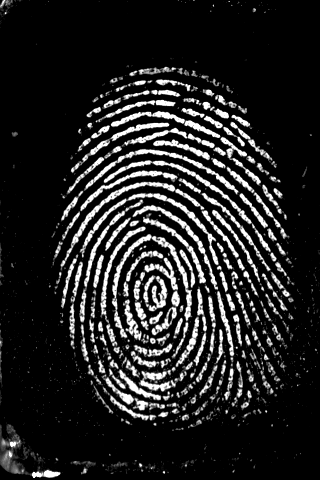
#> input picture FingerPrint Recognition/1.bmp, 320 x 480 px, found by its file name
$ python main.py   (older library calls are emulated)
#> lines starting #> are read from the running program, lines starting #| are printed output that depends on the picture; after the words box and inside, x2 and y2 are one past the last pixel; in counts of white or black regions, pixels touching at a corner belong together
### FingerPrint Recognition/a_acquire.py
import cv2

def acquire_from_file(file_path, view=False):
#> called with file_path = './test-data/1.bmp', view = False
    fingerprint = cv2.imread(file_path)
#> fingerprint is the input picture: shape (480, 320, 3); min 0, max 255, mean 35.3
#> call 2 of acquire_from_file, with file_path = './test-data/2.png', view = False
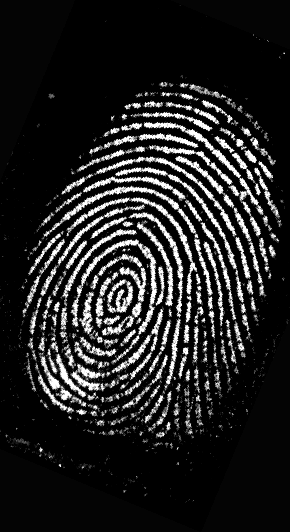
#> input picture FingerPrint Recognition/2.png, 290 x 532 px, found by its file name
#> in acquire_from_file, fingerprint is the input picture: shape (532, 290, 3); min 0, max 255, mean 34.9

    if view:
        cv2.imshow('press any key', fingerprint)
        cv2.waitKey(0)

    print('[INFO] Acquired fingerprint from file.')
    return fingerprint

### FingerPrint Recognition/b_enhance.py
import math
import numpy
import cv2
import scipy.ndimage
import skimage.morphology
from skimage.filters import gabor_kernel


FINGERPRINT_HEIGHT = 352

FINGERPRINT_BLOCK = 16

FINGERPRINT_MASK_TRSH = 0.25

RIDGE_ORIENTATION_STEP = numpy.pi / 16
RIDGE_ORIENTATIONS = numpy.arange(-numpy.pi, numpy.pi + RIDGE_ORIENTATION_STEP, RIDGE_ORIENTATION_STEP)

WAVELENGTH_RATIO = 0.25

GABOR_OUTPUT_BIN_TRSH = -0.2

def __rotate_and_crop(image, rad_angle):
    h, w = image.shape

    degree_angle = 360.0 - (180.0 * rad_angle / numpy.pi)
    rotated = scipy.ndimage.rotate(image, degree_angle, reshape=False)

    crop_size = int(h / numpy.sqrt(2))
    crop_start = int((h - crop_size) / 2.0)

    rotated = rotated[crop_start: crop_start + crop_size, crop_start: crop_start + crop_size]
    return rotated

def _01_preprocess(fingerprint, output_height, dark_ridges=True, view=False):
#> called with output_height = 352, dark_ridges = False, view = False
    if len(fingerprint.shape) > 2 and fingerprint.shape[2] > 1:
        fingerprint = cv2.cvtColor(fingerprint, cv2.COLOR_BGR2GRAY)
#> fingerprint: shape (480, 320)

    aspect_ratio = float(fingerprint.shape[0]) / fingerprint.shape[1]
    width = int(round(output_height / aspect_ratio))
    fingerprint = cv2.resize(fingerprint, (width, output_height))
#> fingerprint: shape (352, 235)

    if not dark_ridges:
        fingerprint = abs(255 - fingerprint)

    fingerprint = cv2.equalizeHist(fingerprint, fingerprint)

    if view:
        cv2.imshow('Preprocessing, press any key.', fingerprint)
        cv2.waitKey(0)

    print('[INFO] Preprocessed fingerprint.')
    return fingerprint

def _02_segment(fingerprint, block_size, std_threshold, view=False):
#> called with block_size = 16, std_threshold = 0.25, view = False
    h, w = fingerprint.shape

    fingerprint = (fingerprint - numpy.mean(fingerprint)) / numpy.std(fingerprint)

    mask = numpy.zeros((h, w), numpy.uint8)

    block_step = int(block_size / 2.0)
    for row in range(h):
        for col in range(w):
            block = fingerprint[max(0, row - block_step):min(row + block_step + 1, h),
                    max(0, col - block_step):min(col + block_step + 1, w)]

            if numpy.std(block) > std_threshold:
                mask[row, col] = 255
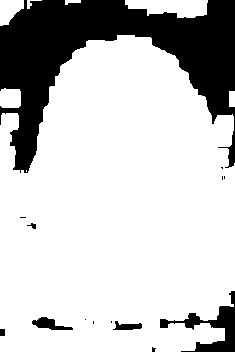
#> mask: shape (352, 235); 77.6% white; 14 black regions (8 under 20 px), largest, box (x1, y1, x2, y2) and area: (0, 0, 235, 173) 16648, (160, 291, 235, 352) 1321, (32, 317, 73, 330) 269, (113, 321, 142, 330) 160, (0, 329, 5, 336) 35, (27, 223, 36, 229) 27

    masked_values = fingerprint[mask > 0]
    fingerprint = (fingerprint - numpy.mean(masked_values)) / numpy.std(masked_values)
    fingerprint = cv2.bitwise_and(fingerprint, fingerprint, mask=mask)
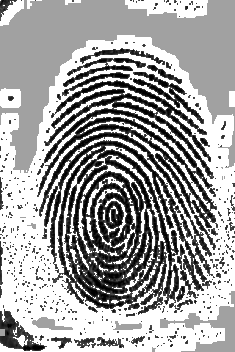
#> fingerprint: shape (352, 235) float64; min -1.49, max 0.864, mean -2.75e-17; drawn with min black and max white

    if view:
        img = fingerprint.copy()
        img = cv2.normalize(fingerprint, img, 0, 255, cv2.NORM_MINMAX, cv2.CV_8UC1)
        cv2.imshow('Segmentation, press any key.', img)
        cv2.waitKey(0)

    print('[INFO] Segmented fingerprint.')
    return fingerprint, mask


def _03_compute_orientations(fingerprint, mask, block_size, view=False):
#> called with block_size = 16, view = False
    h, w = fingerprint.shape

    y_gradient, x_gradient = numpy.gradient(fingerprint)
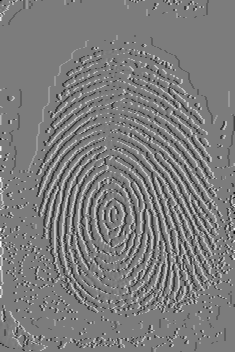
#> x_gradient: shape (352, 235) float64; min -1.9, max 1.99, mean 0.00216; drawn with min black and max white

    orientations = numpy.arctan2(y_gradient, x_gradient)
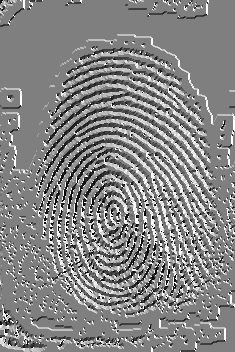
#> orientations: shape (352, 235) float64; min -3.14, max 3.14, mean 0.162; drawn with min black and max white
    orientations = cv2.bitwise_and(orientations, orientations, mask=mask)

    magnitudes = numpy.sqrt(y_gradient ** 2 + x_gradient ** 2)
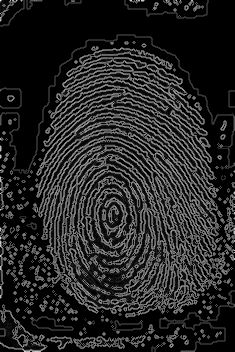
#> magnitudes: shape (352, 235) float64; min 0, max 2.53, mean 0.372; drawn with min black and max white
    magnitudes = cv2.bitwise_and(magnitudes, magnitudes, mask=mask)

    discret_orientations = numpy.zeros(orientations.shape, dtype=numpy.float32)
    block_step = int(block_size / 2.0)
    for row in range(h):
        for col in range(w):
            if mask[row, col] > 0:
                ori_block = orientations[max(0, row - block_step):min(row + block_step + 1, h),
                            max(0, col - block_step):min(col + block_step + 1, w)]
                mag_block = magnitudes[max(0, row - block_step):min(row + block_step + 1, h),
                            max(0, col - block_step):min(col + block_step + 1, w)]

                useful_magnitudes = numpy.where(mag_block > numpy.mean(mag_block))
                freqs, values = numpy.histogram(ori_block[useful_magnitudes], bins=RIDGE_ORIENTATIONS)

                best_value = numpy.mean(values[numpy.where(freqs == numpy.max(freqs))])
                orientation_index = int(round(best_value / RIDGE_ORIENTATION_STEP))
                discret_orientations[row, col] = RIDGE_ORIENTATIONS[orientation_index]
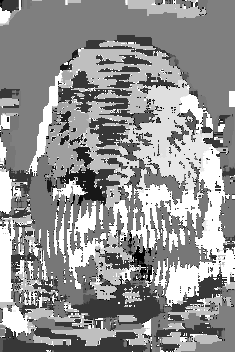
#> discret_orientations: shape (352, 235) float32; min -3.14, max 3.14, mean 0.475; drawn with min black and max white

    discret_orientations = cv2.bitwise_and(discret_orientations, discret_orientations, mask=mask)

    if view:
        img = x_gradient.copy()
        img = cv2.normalize(x_gradient, img, 0, 255, cv2.NORM_MINMAX, cv2.CV_8UC1)
        cv2.imshow('Orientation, x gradient, press any key.', img)
        cv2.waitKey(0)

        img = y_gradient.copy()
        img = cv2.normalize(y_gradient, img, 0, 255, cv2.NORM_MINMAX, cv2.CV_8UC1)
        cv2.imshow('Orientation, y gradient, press any key.', img)
        cv2.waitKey(0)

        plot_step = 8

        img = fingerprint.copy()
        img = cv2.normalize(fingerprint, img, 0, 255, cv2.NORM_MINMAX, cv2.CV_8UC1)
        img = cv2.cvtColor(img, cv2.COLOR_GRAY2BGR)

        mag_enhance = 5.0
        start_pixel = int(plot_step / 2.0)
        for row in range(start_pixel, h, plot_step):
            for col in range(start_pixel, w, plot_step):
                angle = discret_orientations[row, col]
                magnitude = magnitudes[row, col] * mag_enhance

                if magnitude > 0:
                    delta_x = int(round(math.cos(angle) * magnitude))
                    delta_y = int(round(math.sin(angle) * magnitude))

                    cv2.line(img, (col, row), (col + delta_x, row + delta_y), (0, 255, 0), 1)

        cv2.imshow('Orientation, press any key.', img)
        cv2.waitKey(0)

    print('[INFO] Computed ridge orientations.')
    return discret_orientations, magnitudes


def _04_compute_ridge_frequency(fingerprint, mask, orientations, block_size, view=False):
#> called with block_size = 16, view = False
    frequencies = []

    h, w = fingerprint.shape
#> (the rest of the program and of its run is left out)
